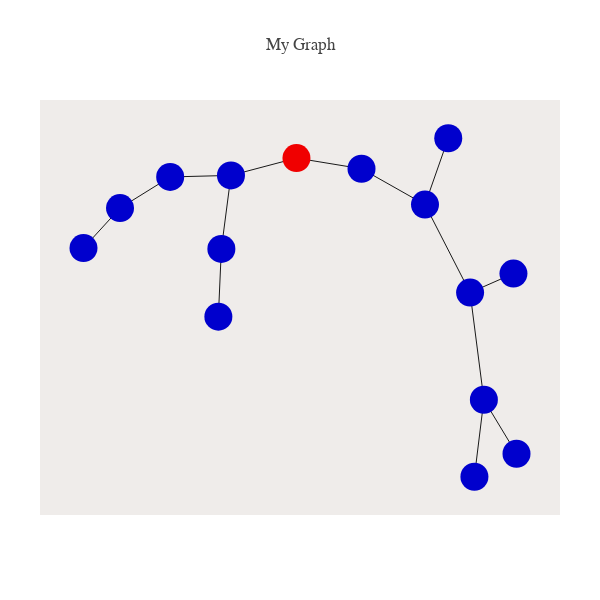

Notebook code cell kept with this figure:
### Code cell
k= 6
Theta= 2.04

sim_keys, times_acc, leaves, edges= SimII_net(k= k, Theta= Theta)

##
node_list= list(sim_keys.keys())
root= True
nodes_as_seqs= False

plot_phyl_net([],leaves,node_list,edges,
              nodes_as_seqs= nodes_as_seqs,root= root)

### Figure 1 — Plotly figure (JSON) as saved in the notebook; plotly's stock layout.template omitted (floating-point values rounded to 4 significant figures)
{"data": [{"hoverinfo": "none", "line": {"color": "rgb(25,25,25)", "width": 1}, "mode": "lines", "type": "scatter", "uid": "1691f002-2e33-4b27-9745-e30c550f0ec3", "x": [0.4469, 0.3546, null, 0.7176, 0.5882, null, -0.465, -0.4531, null, 0.7055, 0.5335, null, 0.5507, 0.5882, null, -1, -0.8552, null, 0.5882, 0.5335, null, -0.8552, -0.6562, null, -0.4531, -0.4151, null, 0.5335, 0.3546, null, -0.6562, -0.4151, null, 0.3546, 0.1028, null, -0.4151, -0.1552, null, 0.1028, -0.1552, null], "y": [0.2826, 0.1319, null, -0.4339, -0.3113, null, -0.1225, 0.03122, null, -0.02466, -0.06798, null, -0.4861, -0.3113, null, 0.03319, 0.1239, null, -0.3113, -0.06798, null, 0.1239, 0.1947, null, 0.03122, 0.1982, null, -0.06798, 0.1319, null, 0.1947, 0.1982, null, 0.1319, 0.2133, null, 0.1982, 0.2375, null, 0.2133, 0.2375, null]}, {"hoverinfo": "text", "marker": {"color": ["rgb(0,0,205)", "rgb(0,0,205)", "rgb(0,0,205)", "rgb(0,0,205)", "rgb(0,0,205)", "rgb(0,0,205)", "rgb(0,0,205)", "rgb(0,0,205)", "rgb(0,0,205)", "rgb(0,0,205)", "rgb(0,0,205)", "rgb(0,0,205)", "rgb(0,0,205)", "rgb(0,0,205)", "rgb(240,0,0)"], "size": 28}, "mode": "markers", "text": ["0", "1", "2", "3", "4", "5", "coal. t: 0.01", "mut. t: 0.05", "mut. t: 0.1", "coal. t: 0.1", "mut. t: 0.2", "coal. t: 0.27", "coal. t: 0.43", "mut. t: 0.56", "root: coal. t: 1.67"], "type": "scatter", "uid": "c2634f48-c2b7-4ef1-9818-864d37cdb1da", "x": [0.4469, 0.7176, -0.465, 0.7055, 0.5507, -1, 0.5882, -0.8552, -0.4531, 0.5335, -0.6562, 0.3546, -0.4151, 0.1028, -0.1552], "y": [0.2826, -0.4339, -0.1225, -0.02466, -0.4861, 0.03319, -0.3113, 0.1239, 0.03122, -0.06798, 0.1947, 0.1319, 0.1982, 0.2133, 0.2375]}], "layout": {"autosize": false, "font": {"family": "Balto"}, "height": 600, "hovermode": "closest", "margin": {"b": 85, "l": 40, "pad": 0, "r": 40, "t": 100}, "plot_bgcolor": "#efecea", "showlegend": false, "title": {"text": "My Graph"}, "width": 600, "xaxis": {"showgrid": false, "showline": false, "showticklabels": false, "title": {"text": ""}, "zeroline": false}, "yaxis": {"showgrid": false, "showline": false, "showticklabels": false, "title": {"text": ""}, "zeroline": false}}}
